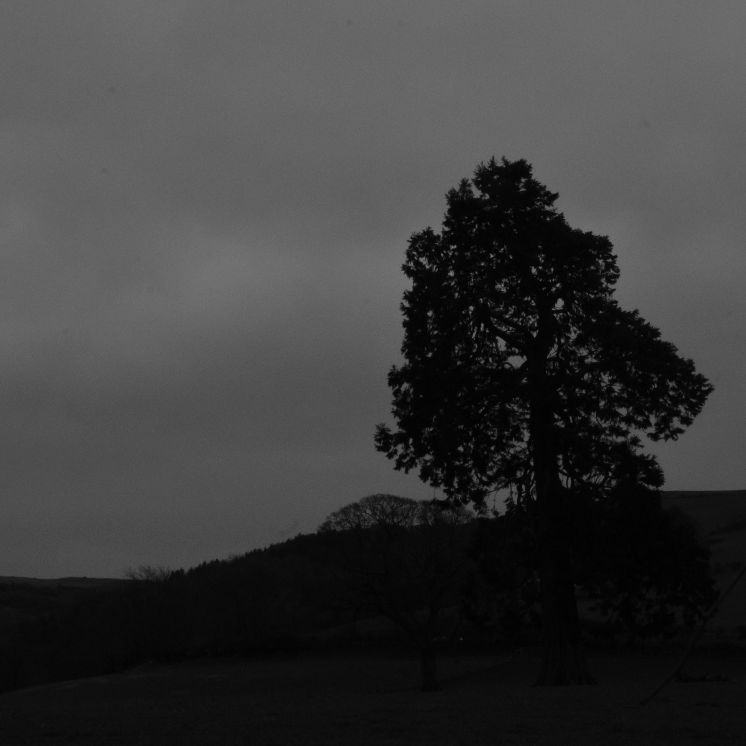
#> input picture week-09-cv-contrast-and-overlay/tree_dark_small.png, 746 x 746 px; its folder holds only this picture in this run
$ python -i cv-contrast-and-overlay.py   (imports and definitions only)
#> lines starting #> are read from the running program, lines starting #| are printed output that depends on the picture
#!/usr/bin/env python3
# -*- coding: utf-8 -*-
"""
Created on Wed Feb 18 12:58:07 2026

@author: paulezennolim
"""

import cv2
import numpy as np
import matplotlib.pyplot as plt

# [55 lines left out: function some_stats, not called in this run]

# Run:
# some_stats("tree_dark_small.png")

def apply_gamma(img, gamma=1.8):
    # Gamma correction using a lookup table (LUT) for speed
    # gamma > 1 brightens dark regions; gamma < 1 darkens the image
    inv = 1.0 / gamma

    # Build LUT mapping [0..255] -> [0..255] using the gamma curve
    table = (np.linspace(0, 255, 256) / 255.0) ** inv
    table = np.clip(table * 255, 0, 255).astype(np.uint8)

    # Apply LUT to every pixel
    return cv2.LUT(img, table)

def hist_256(img):
    # Convenience function: returns a 256-bin histogram for a grayscale image
    return cv2.calcHist([img], [0], None, [256], [0, 256]).ravel()

def unsharp_mask(img, sigma=1.2, amount=1.0):
    # Sharpening: subtract a blurred version from the original (unsharp masking)
    blur = cv2.GaussianBlur(img, (0, 0), sigmaX=sigma, sigmaY=sigma)

    # Weighted sum: (1+amount)*img - amount*blur
    sharp = cv2.addWeighted(img, 1.0 + amount, blur, -amount, 0)

    # Clip to valid 8-bit range
    return np.clip(sharp, 0, 255).astype(np.uint8)

def some_stats_with_enhancements(img_path="tree_dark_small.png", gamma=1.8, clahe_clip=2.0, clahe_grid=(8, 8)):
    # Load original grayscale image
#> called with img_path = 'tree_dark_small.png', gamma = 1.8, clahe_clip = 2, clahe_grid = (8, 8)
    img = cv2.imread(img_path, cv2.IMREAD_GRAYSCALE)
#> img is the input picture: shape (746, 746); min 0, max 119, mean 59.3
    if img is None:
        raise FileNotFoundError(f"Could not read image: {img_path}")

    # Apply several contrast enhancement methods for comparison
    img_gamma = apply_gamma(img, gamma=gamma)  # gamma correction
#> in apply_gamma, `return cv2.LUT(img, table)`:
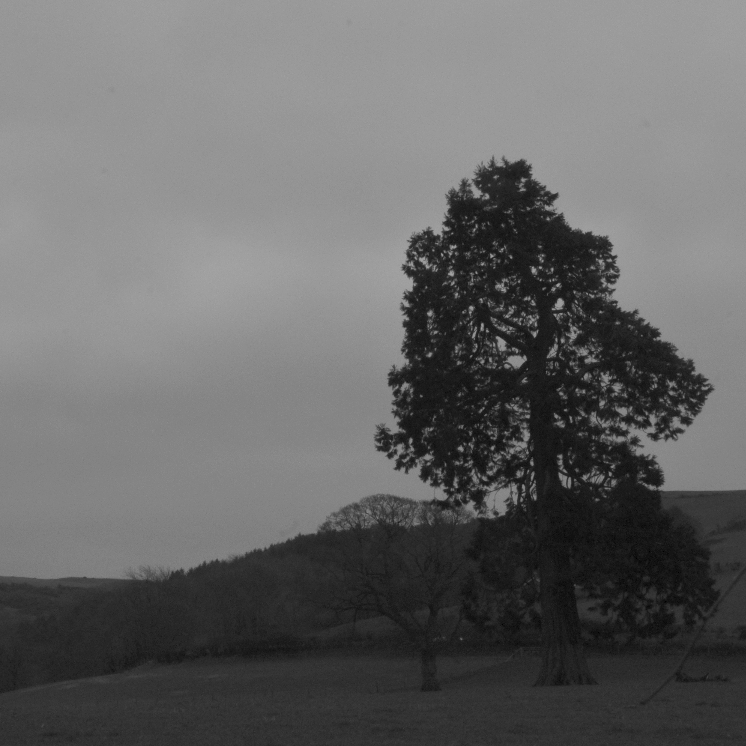
#> returned value: shape (746, 746); min 0, max 166, mean 102.3
    img_heq = cv2.equalizeHist(img)            # global histogram equalization
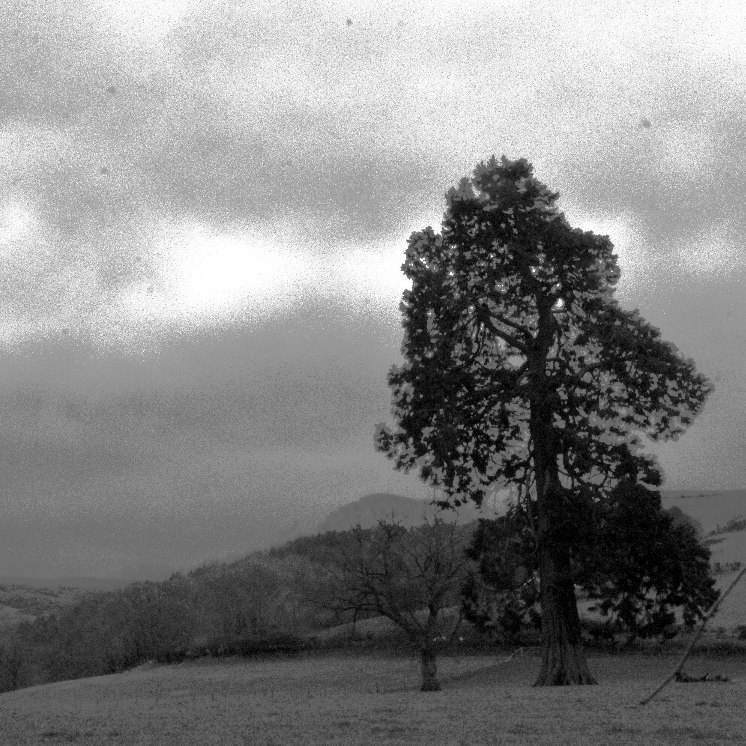
#> img_heq: shape (746, 746); min 0, max 255, mean 130.6

    # CLAHE = Contrast Limited Adaptive Histogram Equalization (local enhancement)
    clahe = cv2.createCLAHE(clipLimit=clahe_clip, tileGridSize=clahe_grid)
    img_clahe = clahe.apply(img)
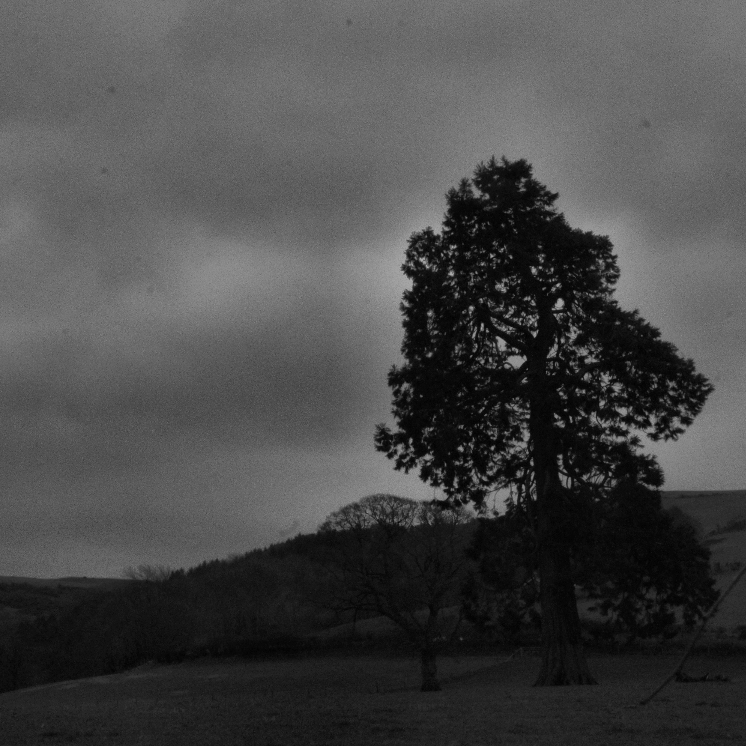
#> img_clahe: shape (746, 746); min 1, max 173, mean 71.9

    # Optional extra sharpening after CLAHE
    img_clahe_sharp = unsharp_mask(img_clahe, sigma=1.2, amount=1.0)

    # Store all versions for looping/plotting
    variants = [
        ("Original", img),
        (f"Gamma (γ={gamma})", img_gamma),
        ("Hist Equalization", img_heq),
        (f"CLAHE (clip={clahe_clip})", img_clahe),
        ("CLAHE + Unsharp", img_clahe_sharp),
    ]

    # Print stats for each variant (min/max/mean intensity)
    for name, im in variants:
        print(f"{name:18s}  min={im.min():.0f}  max={im.max():.0f}  avg={im.mean():.2f}")
#> this loop made 5 passes
#> name on passes 1 to 5: 'Original', 'Gamma (γ=1.8)', 'Hist Equalization', 'CLAHE (clip=2.0)', 'CLAHE + Unsharp'
#| Original            min=0  max=119  avg=59.25
#| Gamma (γ=1.8)       min=0  max=166  avg=102.27
#| Hist Equalization   min=0  max=255  avg=130.64
#| CLAHE (clip=2.0)    min=1  max=173  avg=71.90
#| CLAHE + Unsharp     min=0  max=236  avg=71.92

    # Plot each image with its histogram (two columns: image | histogram)
    rows = len(variants)
#> rows = 5
    fig, axes = plt.subplots(rows, 2, figsize=(10, 2.2 * rows))

    for r, (name, im) in enumerate(variants):
        # Left column: image
        axes[r, 0].imshow(im, cmap="gray", vmin=0, vmax=255)
        axes[r, 0].set_title(name)
        axes[r, 0].axis("off")

        # Right column: histogram
        axes[r, 1].plot(hist_256(im))
        axes[r, 1].set_title(f"{name} histogram")
        axes[r, 1].set_xlim(0, 255)

    plt.tight_layout()
    plt.show()
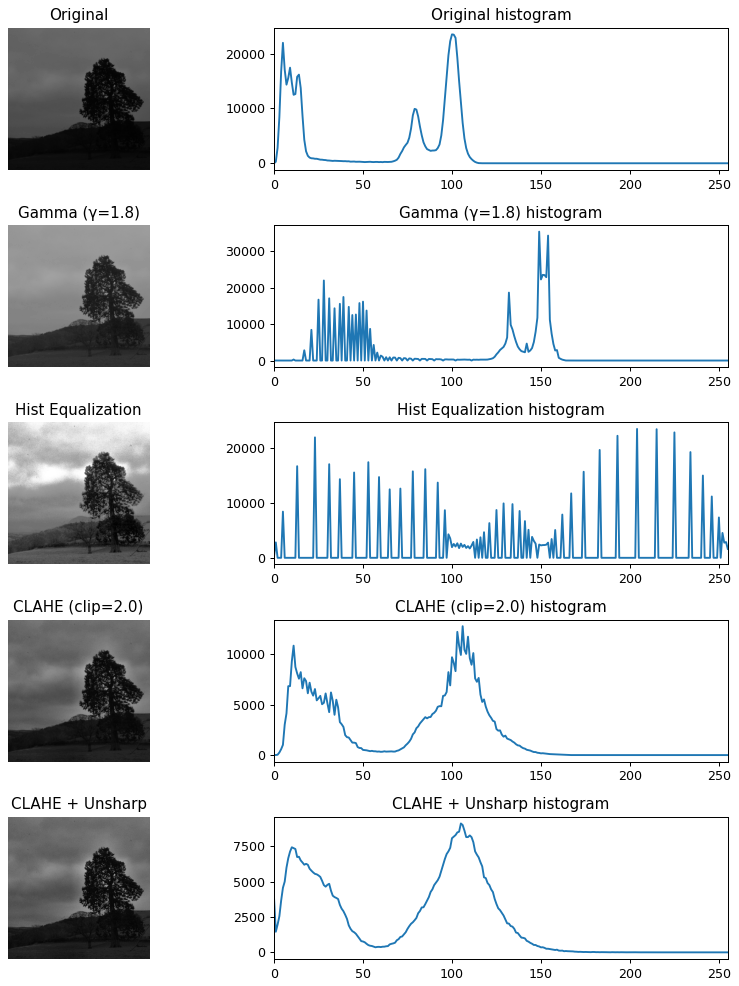
#> figure drawn by matplotlib, 10 panels; panel 2: curve peaks at x = 100, y = 23517; panel 4: curve peaks at x = 149, y = 35386; panel 6: curve peaks at x = 204, y = 23517; panel 8: curve peaks at x = 106, y = 12782

# Run:
# some_stats_with_enhancements("tree_dark_small.png", gamma=1.8)

# [188 lines left out: functions threshold_fingerprint, advert, advert_penguin, my_histogram_equalization, compare_with_opencv, not called in this run]

# Example:
# img, mine, ocv = compare_with_opencv("tree_dark_small.png")

>>> result = some_stats_with_enhancements()
